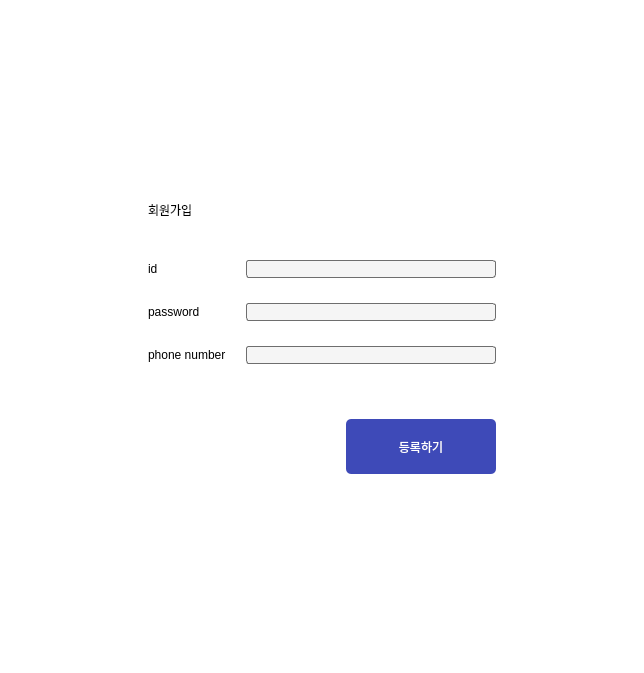
<?xml version="1.0" encoding="UTF-8"?>
<ui version="4.0">
 <class>Dialog</class>
 <widget class="QDialog" name="Dialog">
  <property name="geometry">
   <rect>
    <x>0</x>
    <y>0</y>
    <width>644</width>
    <height>673</height>
   </rect>
  </property>
  <property name="windowTitle">
   <string>Dialog</string>
  </property>
  <property name="windowIcon">
   <iconset>
    <normaloff>../image/logo.png</normaloff>../image/logo.png</iconset>
  </property>
  <property name="styleSheet">
   <string notr="true">background-color: rgb(255, 255, 255);</string>
  </property>
  <layout class="QGridLayout" name="gridLayout_3">
   <property name="verticalSpacing">
    <number>40</number>
   </property>
   <item row="0" column="1">
    <spacer name="verticalSpacer">
     <property name="orientation">
      <enum>Qt::Vertical</enum>
     </property>
     <property name="sizeHint" stdset="0">
      <size>
       <width>20</width>
       <height>100</height>
      </size>
     </property>
    </spacer>
   </item>
   <item row="1" column="0">
    <spacer name="horizontalSpacer_3">
     <property name="orientation">
      <enum>Qt::Horizontal</enum>
     </property>
     <property name="sizeHint" stdset="0">
      <size>
       <width>49</width>
       <height>20</height>
      </size>
     </property>
    </spacer>
   </item>
   <item row="1" column="1" colspan="2">
    <widget class="QLabel" name="label_4">
     <property name="styleSheet">
      <string notr="true">font: 57 30pt &quot;에스코어 드림 5 Medium&quot;;</string>
     </property>
     <property name="text">
      <string>회원가입</string>
     </property>
    </widget>
   </item>
   <item row="2" column="1" colspan="2">
    <layout class="QGridLayout" name="gridLayout_2">
     <property name="verticalSpacing">
      <number>55</number>
     </property>
     <item row="0" column="0" colspan="2">
      <layout class="QGridLayout" name="gridLayout">
       <property name="horizontalSpacing">
        <number>20</number>
       </property>
       <property name="verticalSpacing">
        <number>25</number>
       </property>
       <item row="0" column="0">
        <widget class="QLabel" name="label">
         <property name="styleSheet">
          <string notr="true">border:0px;
font: 57 15pt &quot;에스코어 드림 5 Medium&quot;;</string>
         </property>
         <property name="text">
          <string>id</string>
         </property>
        </widget>
       </item>
       <item row="0" column="1">
        <widget class="QLineEdit" name="edit_id">
         <property name="minimumSize">
          <size>
           <width>250</width>
           <height>0</height>
          </size>
         </property>
         <property name="styleSheet">
          <string notr="true">border-radius: 3px;
background-color: rgb(245, 245, 245);
border-color: rgb(110, 110, 110);
border-width: 0.5px;
border-style: solid;
font: 12 12pt &quot;에스코어 드림 4 Regular&quot;;</string>
         </property>
        </widget>
       </item>
       <item row="1" column="0">
        <widget class="QLabel" name="label_2">
         <property name="styleSheet">
          <string notr="true">border:0px;
font: 57 15pt &quot;에스코어 드림 5 Medium&quot;;</string>
         </property>
         <property name="text">
          <string>password</string>
         </property>
        </widget>
       </item>
       <item row="1" column="1">
        <widget class="QLineEdit" name="edit_pw">
         <property name="sizePolicy">
          <sizepolicy hsizetype="Expanding" vsizetype="Fixed">
           <horstretch>0</horstretch>
           <verstretch>0</verstretch>
          </sizepolicy>
         </property>
         <property name="minimumSize">
          <size>
           <width>250</width>
           <height>0</height>
          </size>
         </property>
         <property name="styleSheet">
          <string notr="true">border-radius: 3px;
background-color: rgb(245, 245, 245);
border-color: rgb(110, 110, 110);
border-width: 0.5px;
border-style: solid;
font: 12 12pt &quot;에스코어 드림 4 Regular&quot;;</string>
         </property>
        </widget>
       </item>
       <item row="2" column="0">
        <widget class="QLabel" name="label_3">
         <property name="styleSheet">
          <string notr="true">border:0px;
font: 57 15pt &quot;에스코어 드림 5 Medium&quot;;</string>
         </property>
         <property name="text">
          <string>phone number</string>
         </property>
        </widget>
       </item>
       <item row="2" column="1">
        <widget class="QLineEdit" name="edit_phonenum">
         <property name="minimumSize">
          <size>
           <width>250</width>
           <height>0</height>
          </size>
         </property>
         <property name="styleSheet">
          <string notr="true">border-radius: 3px;
background-color: rgb(245, 245, 245);
border-color: rgb(110, 110, 110);
border-width: 0.5px;
border-style: solid;
font: 12 12pt &quot;에스코어 드림 4 Regular&quot;;</string>
         </property>
        </widget>
       </item>
      </layout>
     </item>
     <item row="1" column="0">
      <spacer name="horizontalSpacer">
       <property name="orientation">
        <enum>Qt::Horizontal</enum>
       </property>
       <property name="sizeHint" stdset="0">
        <size>
         <width>146</width>
         <height>20</height>
        </size>
       </property>
      </spacer>
     </item>
     <item row="1" column="1">
      <widget class="QPushButton" name="btn_signUp">
       <property name="sizePolicy">
        <sizepolicy hsizetype="Fixed" vsizetype="Fixed">
         <horstretch>0</horstretch>
         <verstretch>0</verstretch>
        </sizepolicy>
       </property>
       <property name="minimumSize">
        <size>
         <width>150</width>
         <height>55</height>
        </size>
       </property>
       <property name="styleSheet">
        <string notr="true">background-color: rgb(62, 74, 184);
border-radius: 5px;

font: 57 15pt &quot;에스코어 드림 5 Medium&quot;;
color: rgb(255, 255, 255);</string>
       </property>
       <property name="text">
        <string>등록하기</string>
       </property>
      </widget>
     </item>
    </layout>
   </item>
   <item row="2" column="3">
    <spacer name="horizontalSpacer_2">
     <property name="orientation">
      <enum>Qt::Horizontal</enum>
     </property>
     <property name="sizeHint" stdset="0">
      <size>
       <width>48</width>
       <height>20</height>
      </size>
     </property>
    </spacer>
   </item>
   <item row="3" column="2">
    <spacer name="verticalSpacer_2">
     <property name="orientation">
      <enum>Qt::Vertical</enum>
     </property>
     <property name="sizeHint" stdset="0">
      <size>
       <width>20</width>
       <height>100</height>
      </size>
     </property>
    </spacer>
   </item>
  </layout>
 </widget>
 <resources/>
 <connections/>
</ui>
